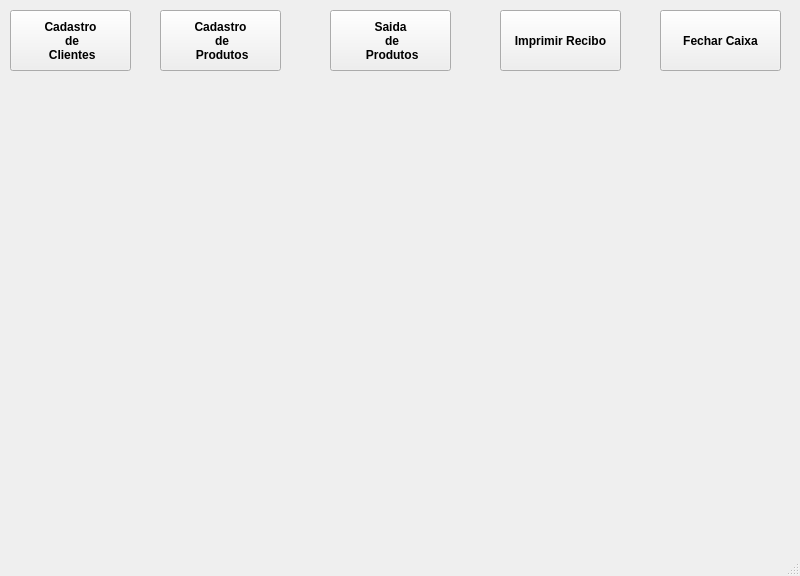
<?xml version="1.0" encoding="UTF-8"?>
<ui version="4.0">
 <class>MainWindow</class>
 <widget class="QMainWindow" name="MainWindow">
  <property name="geometry">
   <rect>
    <x>0</x>
    <y>0</y>
    <width>800</width>
    <height>576</height>
   </rect>
  </property>
  <property name="windowTitle">
   <string>MainWindow</string>
  </property>
  <property name="styleSheet">
   <string notr="true"/>
  </property>
  <widget class="QWidget" name="centralwidget">
   <widget class="QPushButton" name="pushButton">
    <property name="geometry">
     <rect>
      <x>10</x>
      <y>10</y>
      <width>121</width>
      <height>61</height>
     </rect>
    </property>
    <property name="font">
     <font>
      <weight>75</weight>
      <bold>true</bold>
     </font>
    </property>
    <property name="text">
     <string>Cadastro 
 de
 Clientes</string>
    </property>
   </widget>
   <widget class="QPushButton" name="pushButton_2">
    <property name="geometry">
     <rect>
      <x>160</x>
      <y>10</y>
      <width>121</width>
      <height>61</height>
     </rect>
    </property>
    <property name="font">
     <font>
      <weight>75</weight>
      <bold>true</bold>
     </font>
    </property>
    <property name="text">
     <string>Cadastro 
 de 
 Produtos</string>
    </property>
   </widget>
   <widget class="QPushButton" name="pushButton_3">
    <property name="geometry">
     <rect>
      <x>330</x>
      <y>10</y>
      <width>121</width>
      <height>61</height>
     </rect>
    </property>
    <property name="font">
     <font>
      <weight>75</weight>
      <bold>true</bold>
     </font>
    </property>
    <property name="text">
     <string>Saida 
 de 
 Produtos</string>
    </property>
   </widget>
   <widget class="QPushButton" name="pushButton_4">
    <property name="geometry">
     <rect>
      <x>500</x>
      <y>10</y>
      <width>121</width>
      <height>61</height>
     </rect>
    </property>
    <property name="font">
     <font>
      <weight>75</weight>
      <bold>true</bold>
     </font>
    </property>
    <property name="styleSheet">
     <string notr="true"/>
    </property>
    <property name="text">
     <string>Imprimir Recibo</string>
    </property>
   </widget>
   <widget class="QPushButton" name="pushButton_5">
    <property name="geometry">
     <rect>
      <x>660</x>
      <y>10</y>
      <width>121</width>
      <height>61</height>
     </rect>
    </property>
    <property name="font">
     <font>
      <weight>75</weight>
      <bold>true</bold>
     </font>
    </property>
    <property name="styleSheet">
     <string notr="true"/>
    </property>
    <property name="text">
     <string>Fechar Caixa</string>
    </property>
   </widget>
  </widget>
  <widget class="QStatusBar" name="statusbar"/>
 </widget>
 <resources>
  <include location="../../Pictures/imagem t.qrc"/>
 </resources>
 <connections/>
</ui>
